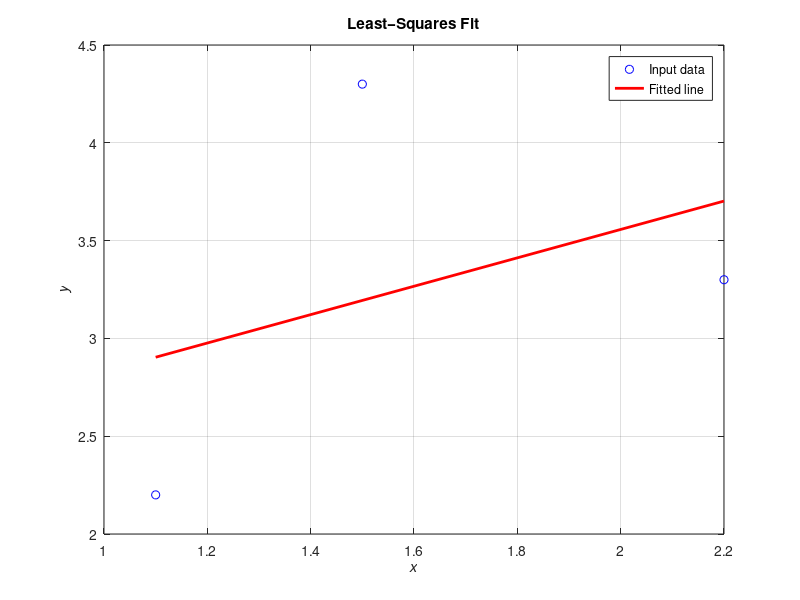

Source code (MATLAB):
% lqsfit_mod.m
% Este programa ajusta uma reta de mínimos quadrados aos dados do arquivo input1.dat

% Define variáveis:
% x, y − Vetores com os dados
% slope − Inclinação da reta ajustada
% y_int − Intercepto da reta ajustada

disp('Este programa ajusta uma reta de mínimos quadrados aos dados do arquivo input1.dat');

% Leitura do ficheiro
data = load('input1.dat');
x = data(:, 1);
y = data(:, 2);
n_points = length(x);

% Acumular estatísticas
sum_x = sum(x);
sum_y = sum(y);
sum_x2 = sum(x.^2);
sum_xy = sum(x .* y);

% Calcular médias
x_bar = sum_x / n_points;
y_bar = sum_y / n_points;

% Calcular coeficientes da regressão linear
slope = (sum_xy - sum_x * y_bar) / (sum_x2 - sum_x * x_bar);
y_int = y_bar - slope * x_bar;

% Exibir os coeficientes
disp('Regression coefficients for the least−squares line:');
fprintf(' Slope (m) = %8.3f\n', slope);
fprintf(' Intercept (b) = %8.3f\n', y_int);
fprintf(' No. of points = %8d\n', n_points);

% Plotar os dados e a reta ajustada
plot(x, y, 'bo');    % Pontos azuis
hold on;
xmin = min(x);
xmax = max(x);
ymin = slope * xmin + y_int;
ymax = slope * xmax + y_int;
plot([xmin xmax], [ymin ymax], 'r-', 'LineWidth', 2); % Reta ajustada
hold off;

% Títulos e legendas
title('\bfLeast−Squares Fit');
xlabel('\bf\itx');
ylabel('\bf\ity');
legend('Input data', 'Fitted line');
grid on;
